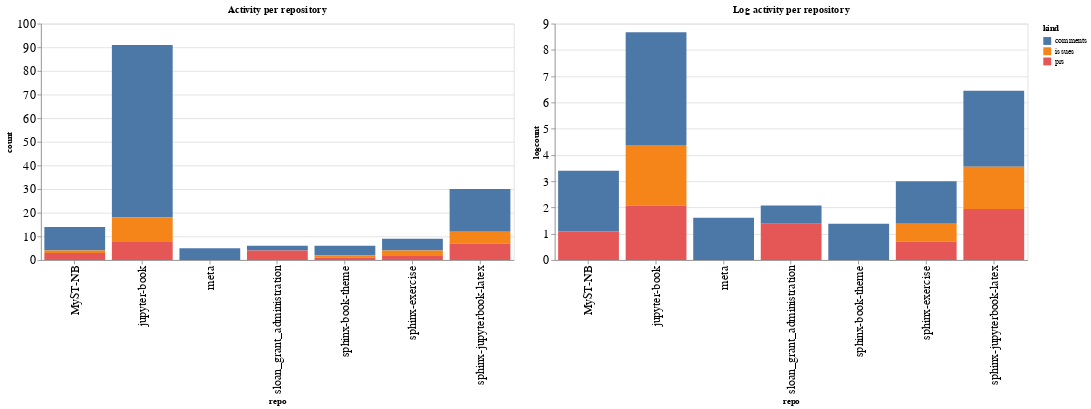

The code cell stored with this chart in its notebook:
### Code cell
ch1 = alt.Chart(repo_summaries, width=600, title="Activity per repository").mark_bar().encode(
    x='repo',
    y='count',
    color='kind',
    tooltip="kind"
)

ch2 = alt.Chart(repo_summaries, width=600, title="Log activity per repository").mark_bar().encode(
    x='repo',
    y='logcount',
    color='kind',
    tooltip="kind"
)

ch1 | ch2

### Figure 1 — Vega-Lite specification as saved in the notebook (floating-point values rounded to 4 significant figures)
{"config": {"axisLeft": {"labelFontSize": 15}, "axisBottom": {"labelFontSize": 15}}, "hconcat": [{"mark": "bar", "encoding": {"color": {"type": "nominal", "field": "kind"}, "tooltip": {"type": "nominal", "field": "kind"}, "x": {"type": "nominal", "field": "repo"}, "y": {"type": "quantitative", "field": "count"}}, "title": "Activity per repository", "width": 600}, {"mark": "bar", "encoding": {"color": {"type": "nominal", "field": "kind"}, "tooltip": {"type": "nominal", "field": "kind"}, "x": {"type": "nominal", "field": "repo"}, "y": {"type": "quantitative", "field": "logcount"}}, "title": "Log activity per repository", "width": 600}], "data": {"name": "data-653e476b844b4c63adf3e7b347de36fc"}, "$schema": "https://vega.github.io/schema/vega-lite/v4.8.1.json", "datasets": {"data-653e476b844b4c63adf3e7b347de36fc": [{"repo": "MyST-NB", "kind": "comments", "count": 10, "logcount": 2.303}, {"repo": "MyST-NB", "kind": "issues", "count": 1, "logcount": 0.0}, {"repo": "MyST-NB", "kind": "prs", "count": 3, "logcount": 1.099}, {"repo": "jupyter-book", "kind": "comments", "count": 73, "logcount": 4.29}, {"repo": "jupyter-book", "kind": "issues", "count": 10, "logcount": 2.303}, {"repo": "jupyter-book", "kind": "prs", "count": 8, "logcount": 2.079}, {"repo": "meta", "kind": "comments", "count": 5, "logcount": 1.609}, {"repo": "sloan_grant_administration", "kind": "comments", "count": 2, "logcount": 0.6931}, {"repo": "sloan_grant_administration", "kind": "prs", "count": 4, "logcount": 1.386}, {"repo": "sphinx-book-theme", "kind": "comments", "count": 4, "logcount": 1.386}, {"repo": "sphinx-book-theme", "kind": "issues", "count": 1, "logcount": 0.0}, {"repo": "sphinx-book-theme", "kind": "prs", "count": 1, "logcount": 0.0}, {"repo": "sphinx-exercise", "kind": "comments", "count": 5, "logcount": 1.609}, {"repo": "sphinx-exercise", "kind": "issues", "count": 2, "logcount": 0.6931}, {"repo": "sphinx-exercise", "kind": "prs", "count": 2, "logcount": 0.6931}, {"repo": "sphinx-jupyterbook-latex", "kind": "comments", "count": 18, "logcount": 2.89}, {"repo": "sphinx-jupyterbook-latex", "kind": "issues", "count": 5, "logcount": 1.609}, {"repo": "sphinx-jupyterbook-latex", "kind": "prs", "count": 7, "logcount": 1.946}]}}
